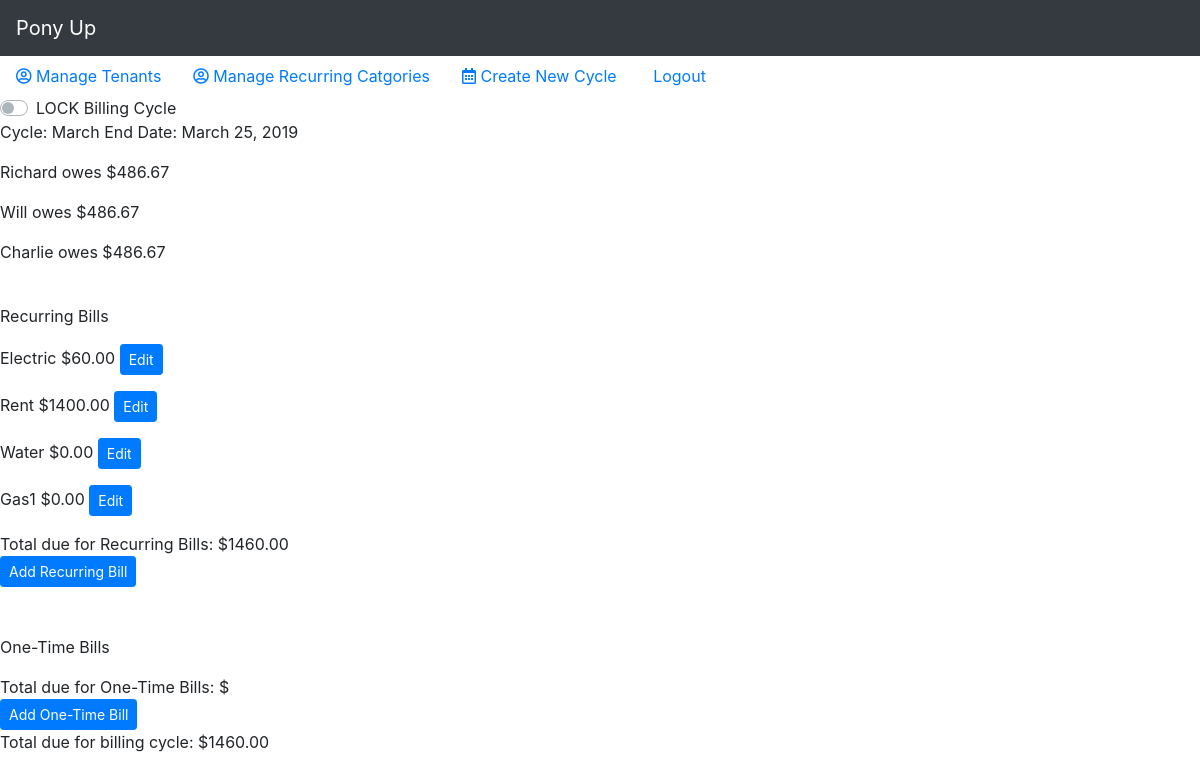
/cycleDetail/49 (signed in), run on an earlier commit of the app's database.
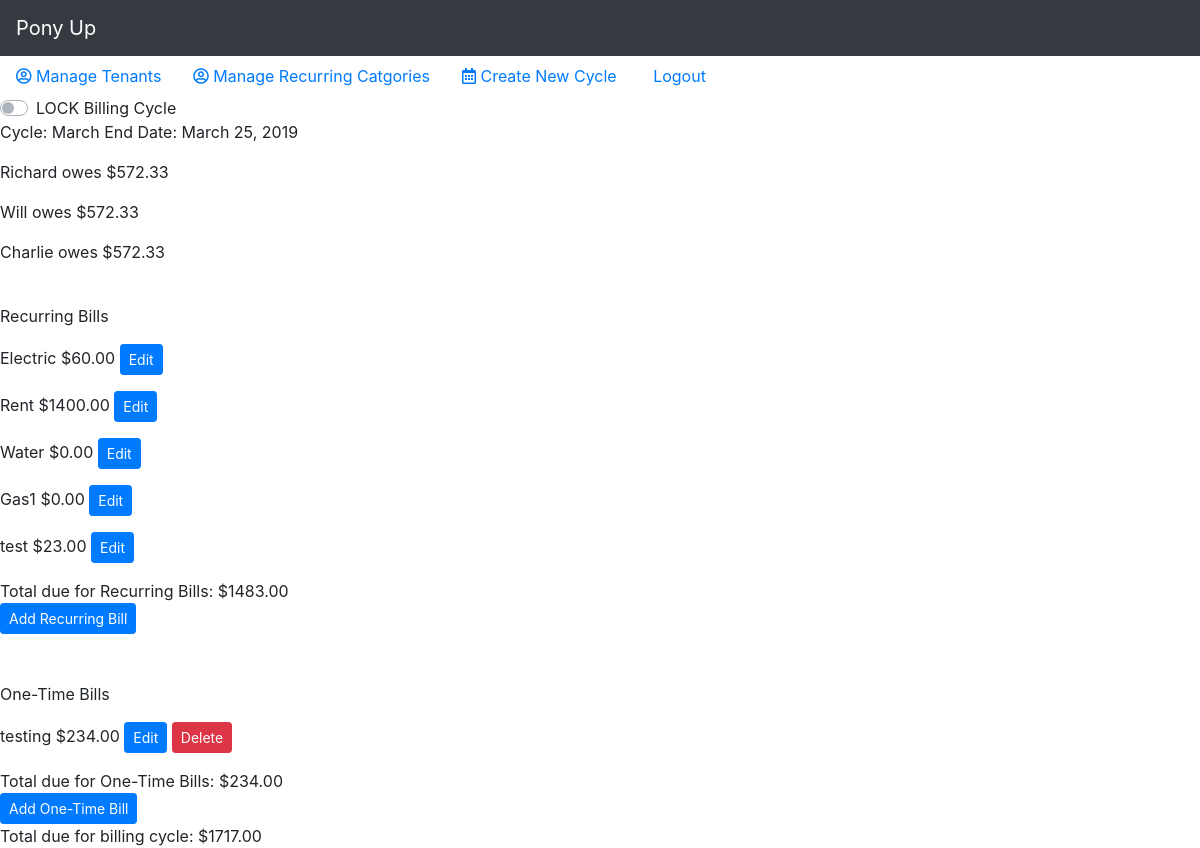
And on a later commit of the database.
### cycles/models.py (models this page shows, shortened)
class Tenant(models.Model):
    name =  models.CharField(max_length=100)
    income = models.DecimalField(max_digits=9, decimal_places=2)
    manager = models.ForeignKey(User, on_delete=models.CASCADE)
    deletedOn = models.DateField(default=None, null=True)
    cycle = models.ManyToManyField("Cycle", through='tenantCycle')

class Bills(models.Model):
    name = models.CharField(max_length=100)
    amount = models.DecimalField(max_digits=9, decimal_places=2)
    recurring = models.BooleanField(default=None, null=False)
    cycle = models.ForeignKey(Cycle, on_delete=models.CASCADE)

### cycles/views/cyclelist.py (the view)
# urls.py: path('cycleDetail/<int:cycle_id>', views.cycleDetail, name='cycleDetail'),
def cycleDetail(request, cycle_id):
    managerId = request.user.id
    recurringBills = Bills.objects.filter(recurring=1, cycle=cycle_id)
    recurringBillsDue = Bills.objects.filter(recurring=1, cycle=cycle_id).aggregate(Sum('amount'))
    oneTimeBills = Bills.objects.filter(recurring=0, cycle=cycle_id)
    oneTimeBillsDue = Bills.objects.filter(recurring=0, cycle=cycle_id).aggregate(Sum('amount'))
    cycle = get_object_or_404(Cycle, pk=cycle_id)
    allBillsDue = Bills.objects.filter(cycle=cycle_id).aggregate(Sum('amount'))
    allBillsDueInt = allBillsDue['amount__sum']
    tenants = Tenant.objects.filter(deletedOn=None, pk=managerId)
    currentTenants = Tenant.objects.filter(cycle=cycle_id)
    currentTenantsIncome = Tenant.objects.filter(cycle=cycle_id).aggregate(Sum('income'))
    currentTenantsIncomeInt = currentTenantsIncome['income__sum']
    for tenant in currentTenants:
        incomePercent = tenant.income/currentTenantsIncomeInt
        percentAmtDue = allBillsDueInt*incomePercent
        print(percentAmtDue)
    numberOfTenants = Tenant.objects.filter(cycle=cycle_id).count()
    if allBillsDueInt == None:
        allBillsDueInt = 0
    if numberOfTenants == 1:
        duePerTenant = allBillsDueInt
    else:
        duePerTenant = allBillsDueInt/numberOfTenants
    context = {'recurringBills' : recurringBills, 'recurringBillsDue': recurringBillsDue, 'allBillsDue': allBillsDue, 'oneTimeBillsDue': oneTimeBillsDue, 'oneTimeBills' : oneTimeBills, 'cycle': cycle, 'tenants': tenants, 'currentTenants': currentTenants, 'duePerTenant': duePerTenant, 'percentAmtDue': percentAmtDue}
    return render(request, 'cycles/cycleDetail.html', context)

### cycles/templates/cycles/cycleDetail.html (shortened to what this page needs)
{% extends "cycles/index.html" %}
{% block content %}
<form action="{% url 'cycles:cycleLock' cycle.id %}" method="post">
    <div class="custom-control custom-switch">
        <label class="custom-control-label" for="customSwitch1">LOCK Billing Cycle</label>
    </div>
</form>
<p>Cycle: {{ cycle.name }} End Date: {{ cycle.endDate }} </p>
{% if cycle.inactive == 0 %}
{% for tenant in currentTenants %}
<p>{{ tenant.name }} owes ${{ duePerTenant|floatformat:2 }}</p>
{% endfor %}
<br>
<p>Recurring Bills</p>
{% for bill in recurringBills%}
<p>{{ bill.name }} ${{ bill.amount }} <a href="{% url 'cycles:editBillForm' bill.id %}"><button
            class="btn btn-primary btn-sm">Edit</button></a></p>
{% endfor %}
Total due for Recurring Bills: ${{ recurringBillsDue.amount__sum|floatformat:2 }}
<br>
<a href="{% url 'cycles:addRecurringFormDetail' cycle.id %}"><button class="btn btn-primary btn-sm">Add Recurring Bill</button></a>
<br>
<br>
<br>
<p>One-Time Bills</p>
{% for bill in oneTimeBills%}
<p>{{ bill.name }} ${{ bill.amount }} <a href="{% url 'cycles:editBillForm' bill.id %}"><button
            class="btn btn-primary btn-sm">Edit</button></a>
    <a href="{% url 'cycles:deleteBill' bill.id %}"><button class="btn btn-danger btn-sm">Delete</button></a></p>
{% endfor %}
Total due for One-Time Bills: ${{ oneTimeBillsDue.amount__sum|floatformat:2 }}
<br>
<a href="{% url 'cycles:addOneTimeForm' cycle.id %}"><button class="btn btn-primary btn-sm">Add One-Time
        Bill</button></a>
<br>
Total due for billing cycle: ${{ allBillsDue.amount__sum|floatformat:2 }}
{% endif %}
{% endblock %}

What changed in the data, as far as the page shows it:
computed for Tenant "Richard": duePerTenant "486.67" → "572.33"
computed for Tenant "Will": duePerTenant "486.67" → "572.33"
computed for Tenant "Charlie": duePerTenant "486.67" → "572.33"
added Bills: name "test", amount "23.00"
added Bills: name "testing", amount "234.00"
Also different on the page:
{{ recurringBillsDue.amount__sum|floatformat:2 }}: "1460.00" → "1483.00"
{{ oneTimeBillsDue.amount__sum|floatformat:2 }}: (not shown) → "234.00"
{{ allBillsDue.amount__sum|floatformat:2 }}: "1460.00" → "1717.00"
